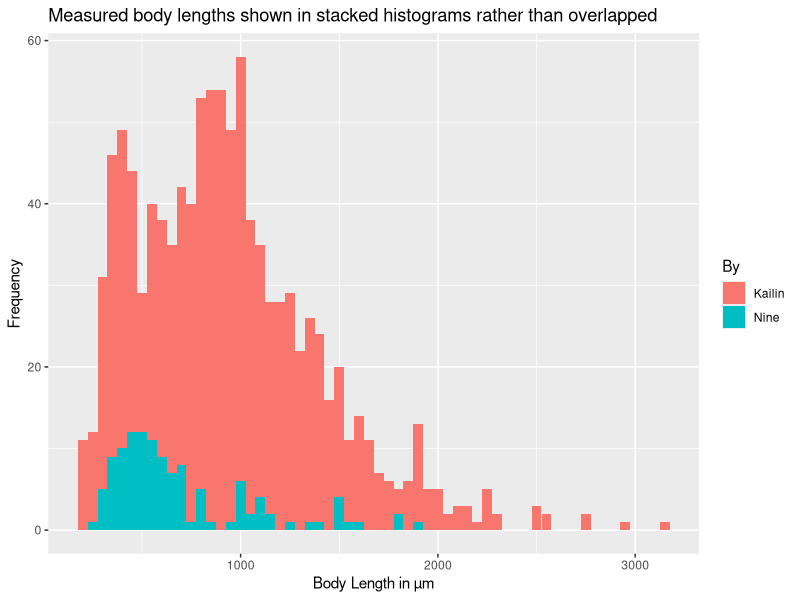
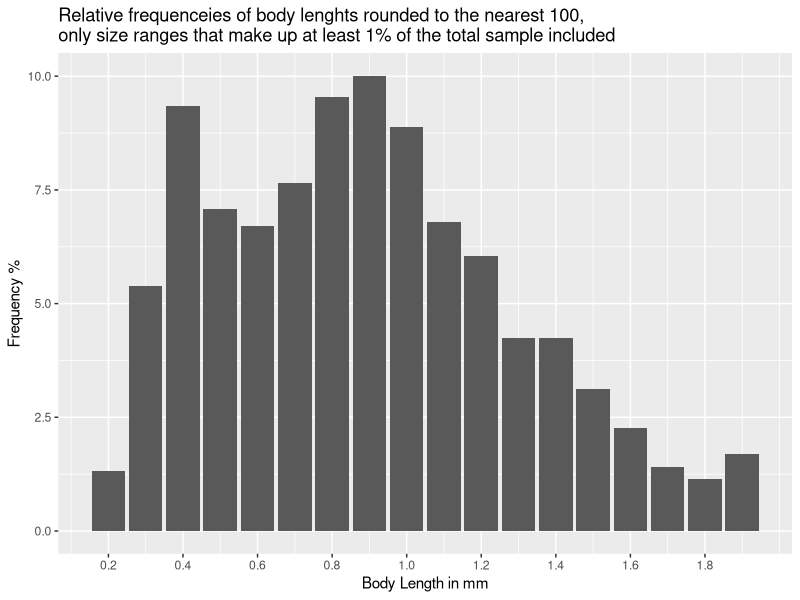
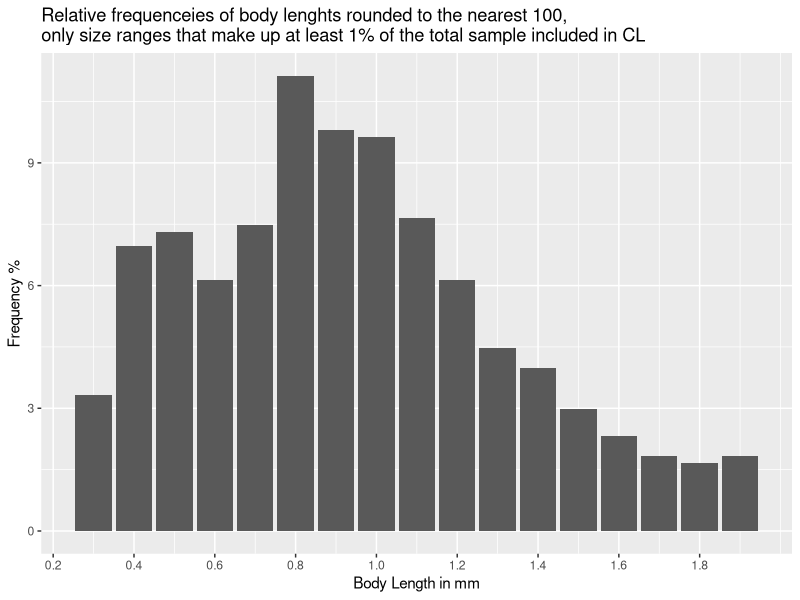
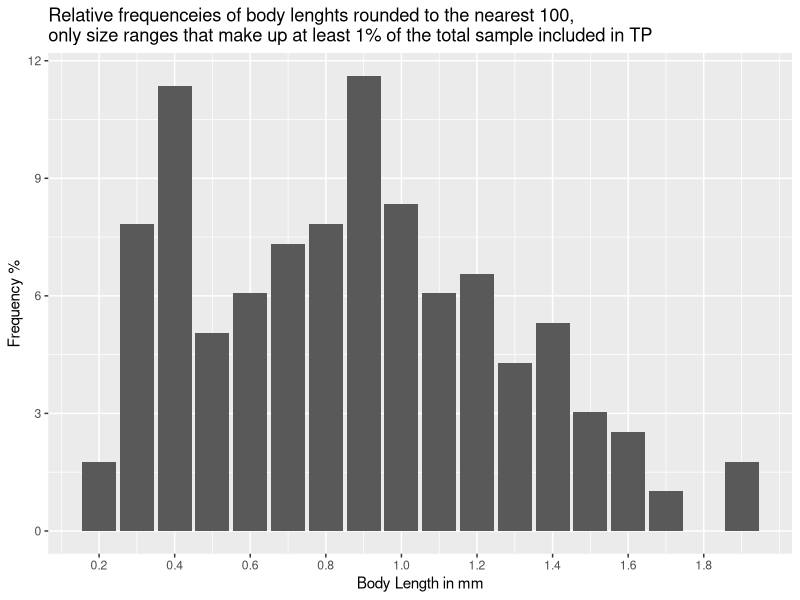
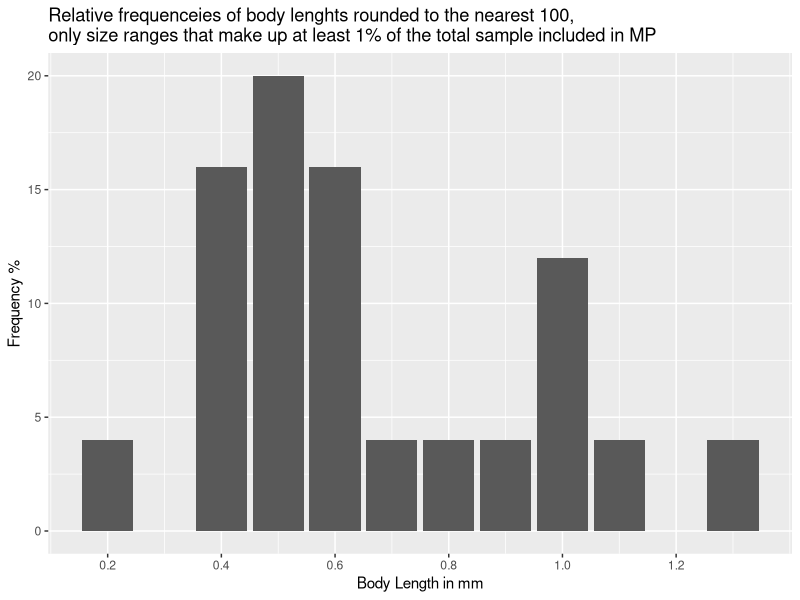
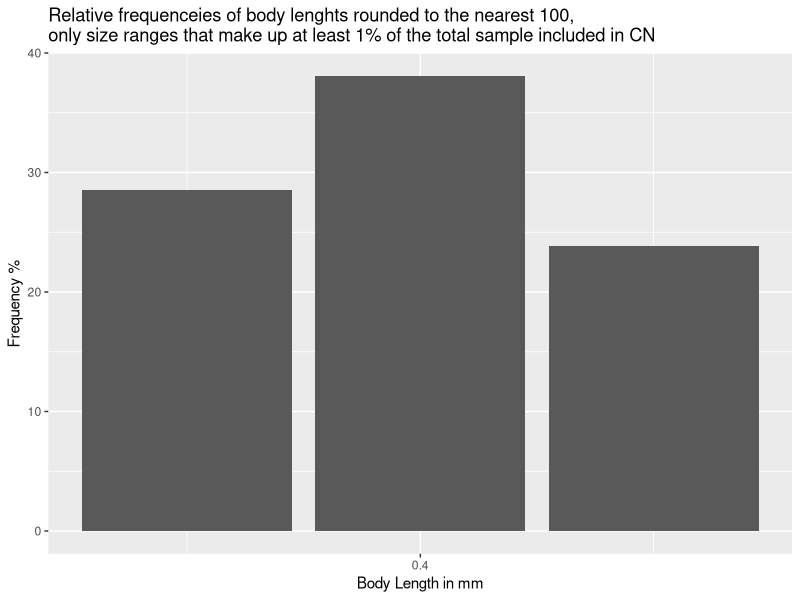
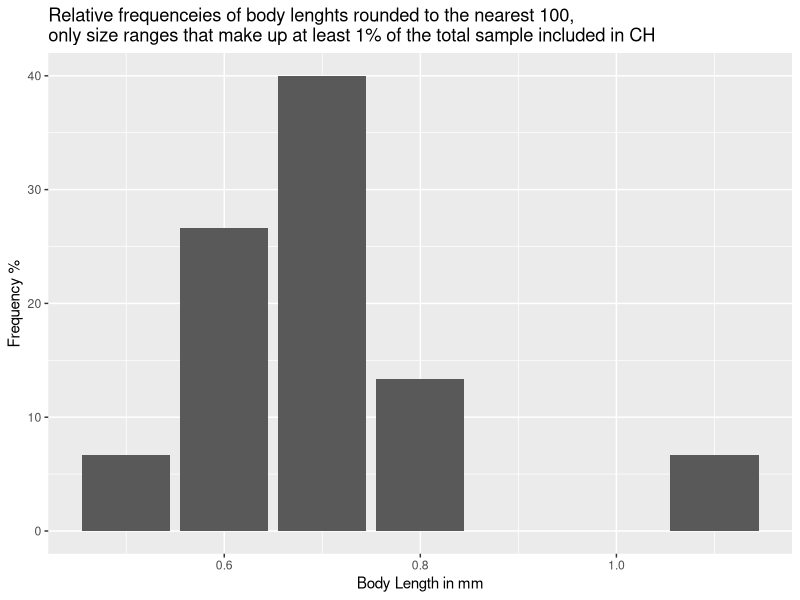
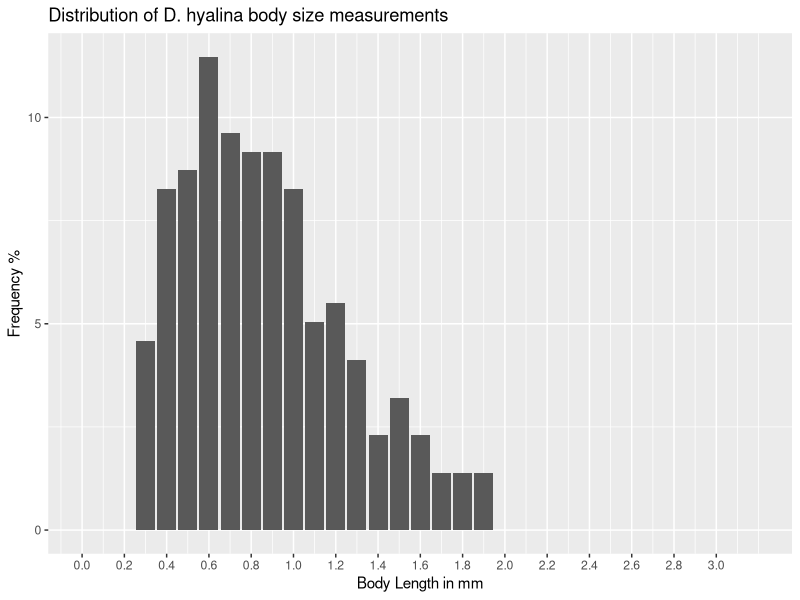

Recreate these plots in R, in order.
#

library(tidyverse)
library(readxl)
library(here)

df1 <- read_excel(path = here("data_raw/Body_length_2010_2012.xlsx"), range = "CL!A1:J288") # import data
df2 <- read_excel(path = here("data_raw/Body_length_2010_2012.xlsx"), range = "TP!A1:I206") # import data
df1 <- df1[, -3]
df2 <- df2[, -3]

data1 <- pivot_longer(df1, cols = 3:9, names_to = "Species", values_to = "Size")
data2 <- pivot_longer(df2, cols = 3:8, names_to = "Species", values_to = "Size")

data <- rbind(data1, data2)
data$By <- "Kailin"

df3 <- read_excel(path = here("data_raw/Body_length_2005-2007.xlsx"), range = "Measurements!A1:F119") # import data
df3 <- df3[, -3]
df3 <- df3[, -5]
df3$By <- "Nine"

data_tidy <- rbind(data, df3) # combine both datasets

summary <- data_tidy %>% group_by(Species) %>% summarize(mean = mean(Size, na.rm = TRUE),
                                              stdev = sd(Size, na.rm = TRUE),
                                              min = min(Size, na.rm = TRUE),
                                              max = max(Size, na.rm = TRUE)) # calculate mean, stdev, min and max of each species

data_tidy$SizeR <- plyr::round_any(data_tidy$Size, accuracy = 100) # round body sizes to create groups

ggplot(data = data_tidy, aes(x = Size, fill = By))+
  geom_histogram(binwidth = 50, alpha = 1, position = "stack")+ # the histograms are stacked, not overlapped!
  labs(y = "Frequency", x = "Body Length in µm", title = "Measured body lengths shown in stacked histograms rather than overlapped")

counts <- plyr::count(data_tidy$SizeR) # count how many times a body size was measured
total <- sum(!is.na(data_tidy$SizeR))
percentages <- head(counts, n = -1) %>% mutate("Rfreq" = freq / (total / 100)) # find the % of how many times a body size was measured
colnames(percentages)[1] <- "SizeR"
percentagesF <- filter(percentages, Rfreq >= 1.0) # filter for body sizes measured over 1% of the time

# left_join(data_tidy, percentages, by = "SizeR")

ggplot(data = percentagesF, aes(x = SizeR / 1000, y = Rfreq))+
  geom_col()+
  scale_x_continuous(breaks = seq(0, (max(percentagesF$SizeR))/1000, 0.2))+
  labs(y = "Frequency %", x = "Body Length in mm", 
       title = "Relative frequenceies of body lenghts rounded to the nearest 100,\nonly size ranges that make up at least 1% of the total sample included")


# Generate this plot for every lake using the following function

plotRfreqLake <- function(lake = "CL") {
  dataF <- filter(data_tidy, Lake == lake)
  
  dataF$SizeR <- plyr::round_any(dataF$Size, accuracy = 100) # round body sizes to create groups
  
  counts <- plyr::count(dataF$SizeR) # count how many times a body size was measured
  total <- sum(!is.na(dataF$SizeR))
  percentages <- head(counts, n = -1) %>% mutate("Rfreq" = freq / (total / 100)) # find the % of how many times a body size was measured
  colnames(percentages)[1] <- "SizeR"
  percentagesF <- filter(percentages, Rfreq >= 1.0) # filter for body sizes measured over 1% of the time
  
  # left_join(dataF, percentages, by = "SizeR")
  
  ggplot(data = percentagesF, aes(x = SizeR / 1000, y = Rfreq))+
    geom_col()+
    scale_x_continuous(breaks = seq(0, (max(percentagesF$SizeR))/1000, 0.2))+
    labs(y = "Frequency %", x = "Body Length in mm", 
         title = paste0("Relative frequenceies of body lenghts rounded to the nearest 100,\nonly size ranges that make up at least 1% of the total sample included in ", lake))
}

lakes <- unique(data_tidy$Lake)

for (i in lakes) {
  print(plotRfreqLake(lake = i))
}





# Histogram per Species

plotRfreqSpecies <- function(species = "D. hyalina") {
  dataF <- filter(data_tidy, Species == species)
  
  dataF$SizeR <- plyr::round_any(dataF$Size, accuracy = 100) # round body sizes to create groups
  
  counts <- plyr::count(dataF$SizeR) # count how many times a body size was measured
  total <- sum(!is.na(dataF$SizeR))
  percentages <- counts %>% mutate("Rfreq" = freq / (total / 100)) # find the % of how many times a body size was measured
  colnames(percentages)[1] <- "SizeR"
  percentagesF <- filter(percentages, Rfreq >= 1.0) # filter for body sizes measured over 1% of the time
  
  # left_join(dataF, percentages, by = "SizeR")
  
  ggplot(data = percentagesF, aes(x = SizeR / 1000, y = Rfreq))+
    geom_col()+
    scale_x_continuous(breaks = seq(0, 3, 0.2), limits = c(0, 3.2))+
    scale_y_continuous(breaks = seq(0, 100, 5))+
    labs(y = "Frequency %", x = "Body Length in mm", 
         title = paste0("Distribution of ", species, " body size measurements"))
}

species <- unique(data_tidy$Species)

for (i in species) {
  print(plotRfreqSpecies(species = i))
}
